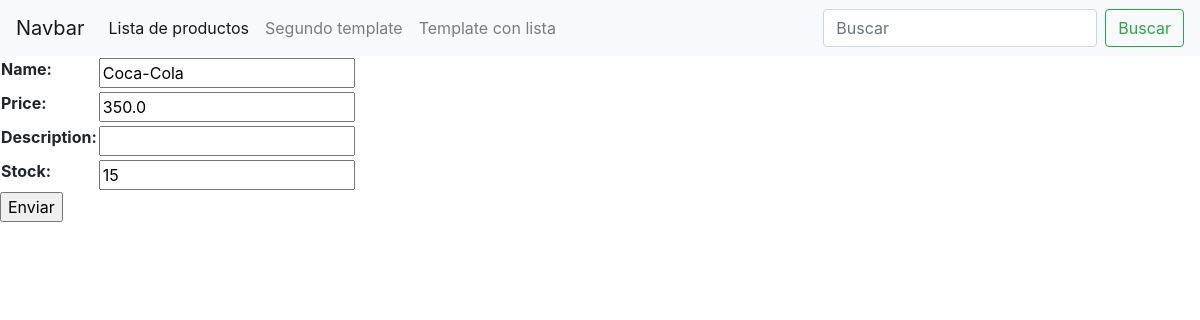
The app's page /products/update-product/2/, older data.
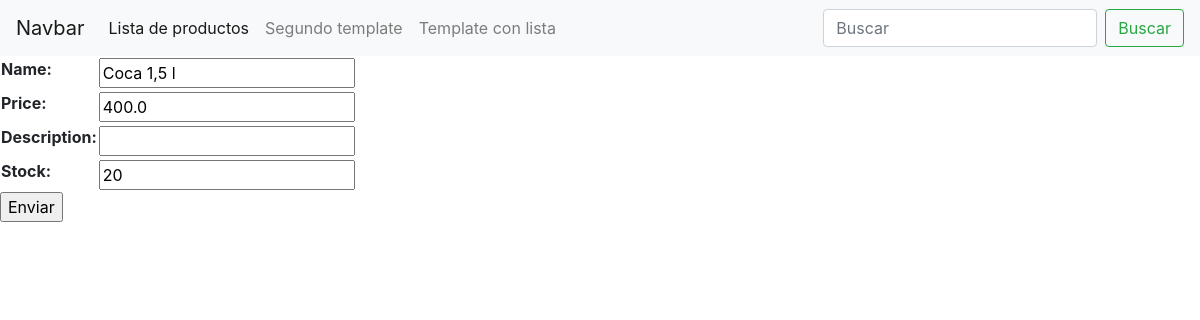
The same page, newer data.
### products/models.py (models this page shows, shortened)
class Products(models.Model):
    name= models.CharField(max_length=40)
    price= models.FloatField()
    description= models.CharField(max_length=200, null=True, blank=True)
    is_active=models.BooleanField(default=True)
    creation_date=models.DateField(auto_now_add=True,null=True,blank=True)
    stock=models.IntegerField()
    class Meta:
        verbose_name= "Product"
        verbose_name_plural= "Products"

### products/views.py (the view)
# urls.py: path("update-product/<int:pk>/",update_product,name="update-product"),
def update_product(request, pk):
    if request.method=="POST":
        form=Formulario_productos(request.POST)
        if form.is_valid():
            product= Products.objects.get(id=pk)
            product.name=form.cleaned_data["name"]
            product.description=form.cleaned_data["description"]
            product.price=form.cleaned_data["price"]
            product.stock=form.cleaned_data["stock"]
            product.save()
            return redirect(list_products)
    elif request.method=="GET":
        product=Products.objects.get(id=pk)
        form=Formulario_productos(initial={
            "name":product.name,
            "price":product.price,
            "description":product.description,
            "stock":product.stock})
        context={"form":form}
        return render(request,"products/update_product.html",context=context)

### products/forms.py
class Formulario_productos(forms.Form):
    name=forms.CharField(max_length=40)
    price=forms.FloatField()
    description=forms.CharField(max_length=200)
    stock=forms.IntegerField()

### templates/products/update_product.html (shortened to what this page needs)
{% extends 'base.html' %}
{% block contenido_que_cambia %}
<form action="" method="POST">
<table>
    {{form.as_table}}
</table>
<p><input type="submit" value="Enviar"></p>
</form>
{% endblock %}

Row changes from the older to the newer data that the page shows:
changed Products: name "Coca-Cola" → "Coca 1,5 l"; price "350.0" → "400.0"; stock "15" → "20"
